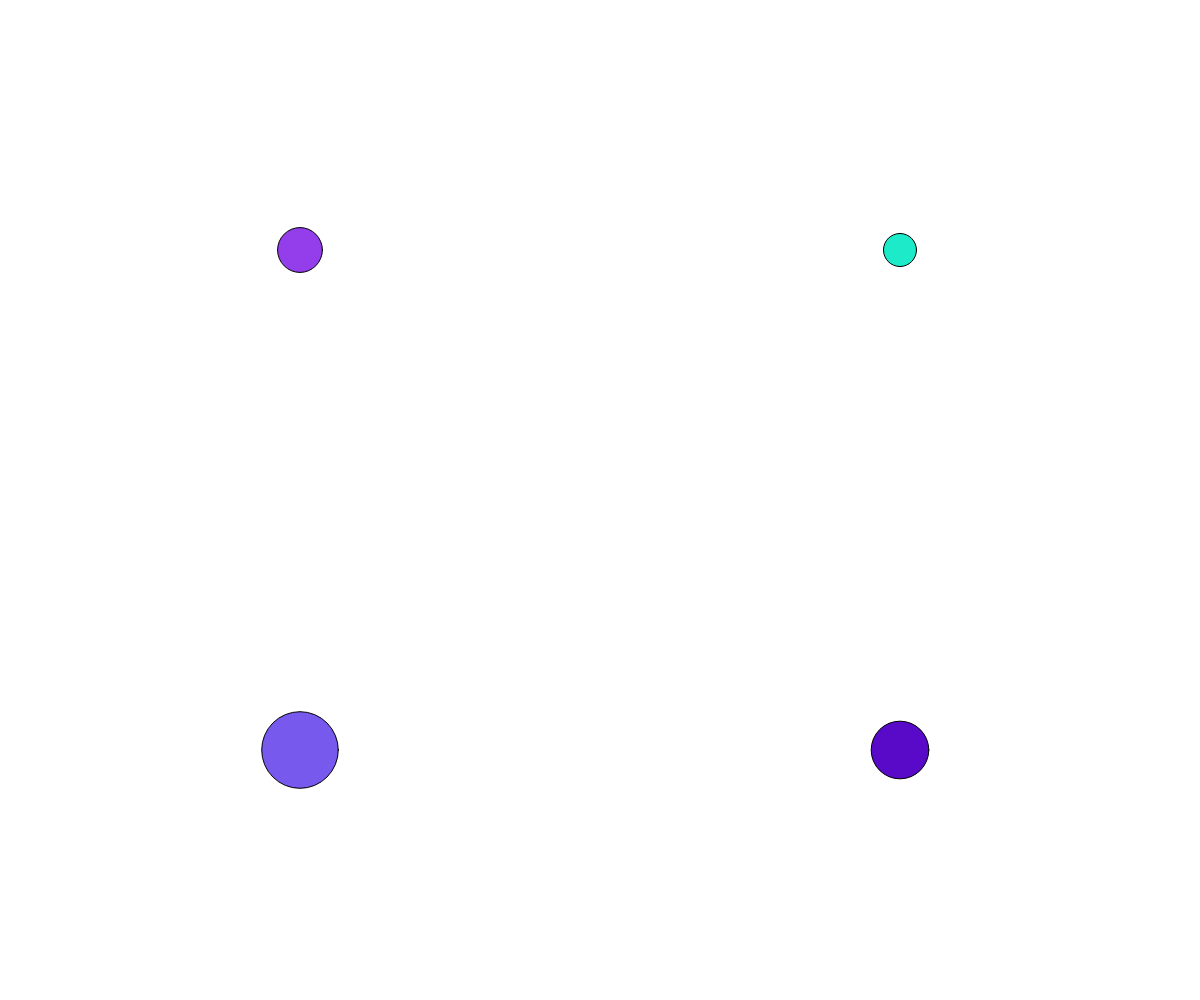
Frame 1 (no input)
Frame 60 (no input): identical to frame 1, image omitted
Frame 120 (the mouse pressed at the canvas centre since frame 60): identical to frame 1, image omitted

The p5.js sketch that drew this single still picture (run headless with seeded random() and noise() and a simulated clock; from frame 60 on, the mouse is pressed at the canvas centre):

// p5.js sketch
// ── sketch.js
var chose0;
var chose1;
var chose2;
var chose3;

function setup() {
  createCanvas(windowWidth, windowHeight);
  colorMode(HSB);
  background(0, 0, 100);
  
  chose0 = new UneChose();
  chose1 = new UneChose();
  chose2 = new UneChose();
  chose3 = new UneChose();

}

function windowResized() {
  resizeCanvas(windowWidth, windowHeight);
  background(0, 0, 100);
}

function draw() {
  background(0, 0, 100);
  chose0.x = width/4;
  chose0.y = height/4;
  chose0.draw();
  
  chose1.x = width*3/4;
  chose1.y = height/4;
  chose1.draw();
  
  chose2.x = width/4;
  chose2.y = height*3/4;
  chose2.draw();
  
  chose3.x = width*3/4;
  chose3.y = height*3/4;
  chose3.draw();
}

function UneChose() {

  this.x = random(0, width);
  this.y = random(0, height);
  this.color = color(random(0, 360), random(60, 100), random(60, 100));
  this.size = random(30, 80);
  
  if ( random(0,100) < 75 ) {
    this.quoiDessiner = "cercle";
  } else {
    this.quoiDessiner = "rectangle";
  }

  this.draw = function() {
    
    fill(this.color);
    
    if (this.quoiDessiner == "cercle") {
      ellipse(this.x, this.y, this.size, this.size);
    } else if (this.quoiDessiner == "rectangle") {
      rect(this.x, this.y, this.size, this.size);
    }
  }

}
